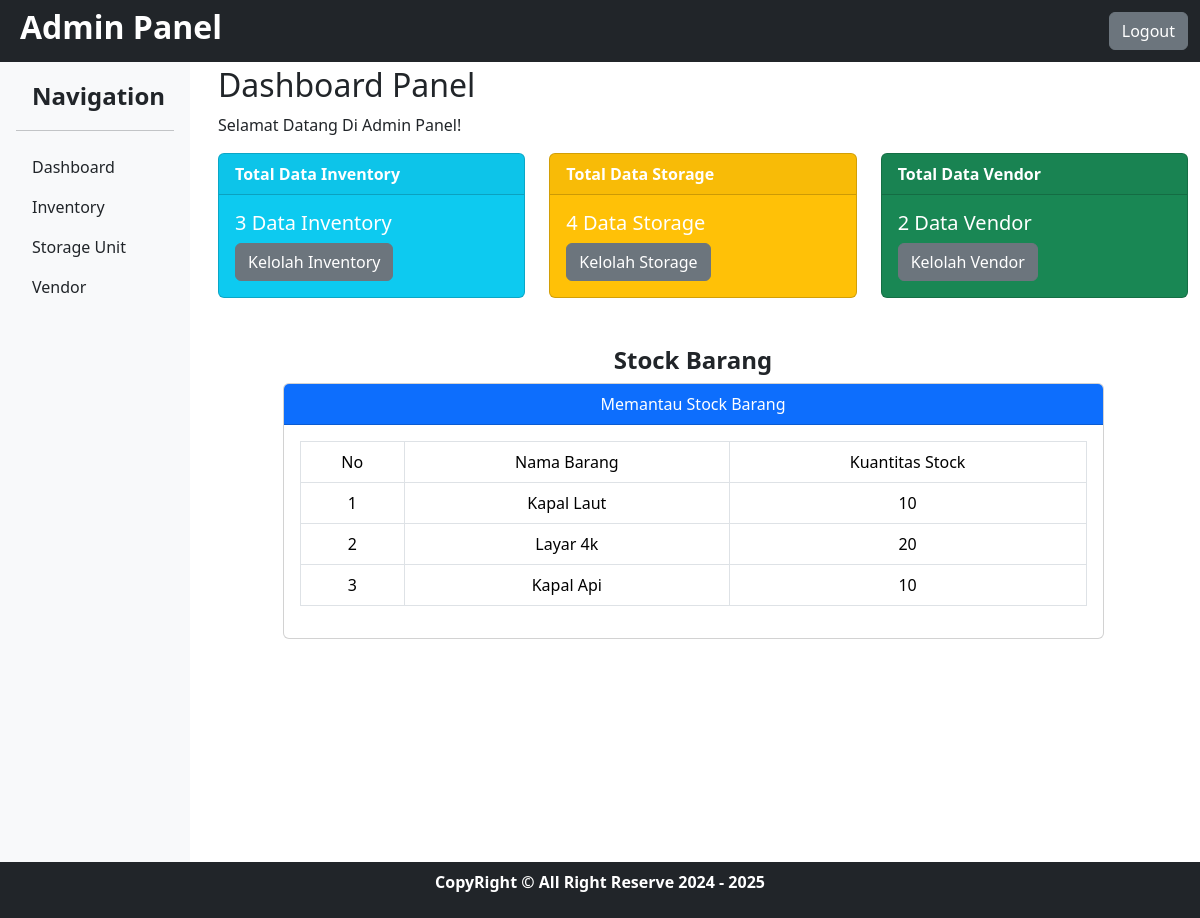
The page /views/dashboard.php (signed in) on the database its author committed.
### tables this page shows
CREATE TABLE `inventory` (
  `id` int(11) NOT NULL,
  `nama_barang` varchar(255) NOT NULL,
  `jenis_barang` varchar(255) NOT NULL,
  `kuantitas_stock` int(11) NOT NULL,
  `lokasi_gudang` varchar(255) NOT NULL,
  `series_number` varchar(255) NOT NULL
);

### views/dashboard.php (the view, shortened to what this page needs)
<?php
include '../config/db.php';
$stmt = $conn->query('SELECT COUNT(*) as total_inventory from inventory');
$total_inventory = $stmt->fetchColumn();
$stmt = $conn->query('SELECT COUNT(*) as total_storage_unit from storage_unit');
$total_storage_unit = $stmt->fetchColumn();
$stmt = $conn->query('SELECT COUNT(*) as total_vendor from vendor');
$total_vendor = $stmt->fetchColumn();
$stmt = $conn->query('SELECT nama_barang, kuantitas_stock from inventory');
$inventory = $stmt->fetchAll();
?>
<?php include '../partials/header.php' ?>
<div class="container-fluid">
    <div class="row">
        <div class="col-12 d-flex ps-0">
            <div class="col-2">
                <?php include '../partials/sidebar.php' ?>
            </div>
            <div class="col-10">
                <div class="row mt-1 ms-2">
                    <h2 class="">Dashboard Panel</h2>
                    <p>Selamat Datang Di Admin Panel!</p>
                    <div class="col-4">
                        <div class="card bg-info">
                            <div class="card-header text-white fw-semibold">Total Data Inventory</div>
                            <div class="card-body text-white">
                                <h5 class=""><?php echo $total_inventory; ?> Data Inventory</h5>
                                <a href="inventory.php" class="btn btn-secondary">Kelolah Inventory</a>
                            </div>
                        </div>
                    </div>
                    <div class="col-4">
                        <div class="card bg-warning">
                            <div class="card-header text-white fw-semibold">Total Data Storage</div>
                            <div class="card-body text-white">
                                <h5 class=""><?php echo $total_storage_unit; ?> Data Storage</h5>
                                <a href="storage_unit.php" class="btn btn-secondary">Kelolah Storage</a>
                            </div>
                        </div>
                    </div>
                    <div class="col-4">
                        <div class="card bg-success">
                            <div class="card-header text-white fw-semibold">Total Data Vendor</div>
                            <div class="card-body text-white">
                                <h5 class=""><?php echo $total_vendor; ?> Data Vendor</h5>
                                <a href="vendor.php" class="btn btn-secondary">Kelolah Vendor</a>
                            </div>
                        </div>
                    </div>
                </div>
                <div class="row d-flex mt-5 justify-content-center">
                    <div class="col-10">
                        <h4 class="text-center fw-semibold">Stock Barang</h4>
                        <div class="card">
                            <div class="card-header text-center text-white bg-primary">
                                <p class="my-auto">Memantau Stock Barang</p>
                            </div>
                            <div class="card-body">
                                <table class="table table-bordered">
                                    <thead>
                                        <tr class="text-center">
                                            <td>No</td>
                                            <td>Nama Barang</td>
                                            <td>Kuantitas Stock</td>
                                        </tr>
                                    </thead>
                                    <tbody>
                                        <?php
                                        $i = 1;
                                        foreach($inventory as $inventory):
                                        ?>
                                        <tr class="text-center">
                                            <td><?php echo $i++ ?></td>
                                            <td><?php echo $inventory['nama_barang'] ?></td>
                                            <td><?php echo $inventory['kuantitas_stock'] ?></td>
                                        </tr>
                                        <?php endforeach; ?>
                                    </tbody>
                                </table>
                            </div>
                        </div>
                    </div>
                </div>
            </div>
        </div>
    </div>
</div>
<?php include '../partials/footer.php' ?>

### rows shown on the page
inventory: nama_barang "Kapal Laut", kuantitas_stock "10"
inventory: nama_barang "Layar 4k", kuantitas_stock "20"
inventory: nama_barang "Kapal Api", kuantitas_stock "10"

### other values the page prints
$total_inventory "3"
$total_storage_unit "4"
$total_vendor "2"
